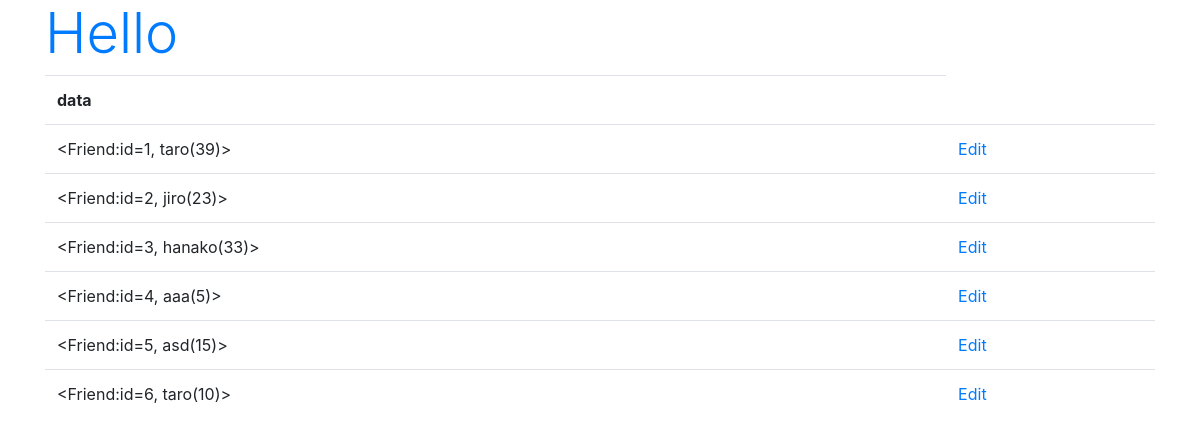
The page /hello/ on the database as committed earlier.
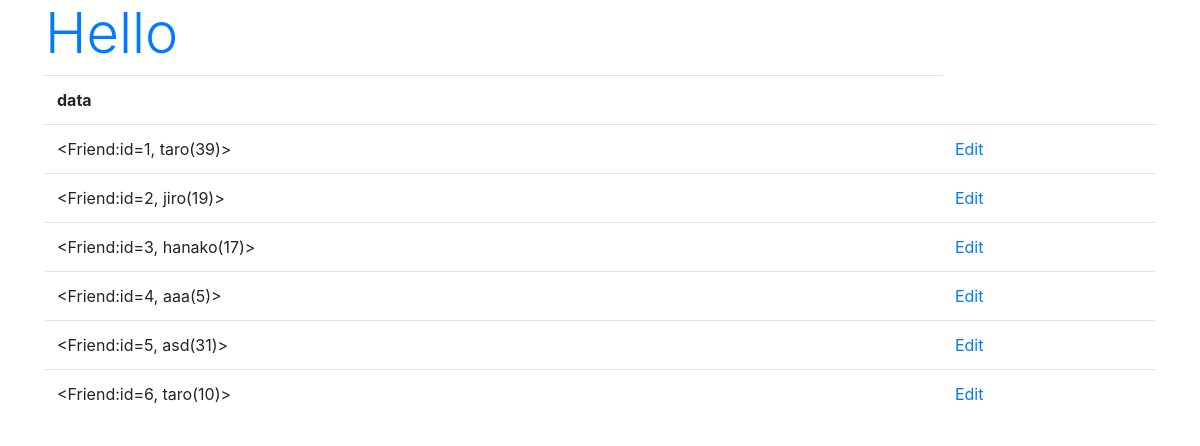
The same page on the database as committed later.
### hello/models.py (models this page shows)
class Friend(models.Model):
    name = models.CharField(max_length=100)
    mail = models.EmailField(max_length=200)
    gender = models.BooleanField()
    age = models.IntegerField(default=0)
    birthday = models.DateField()
    def __str__(self):
        return '<Friend:id=' + str(self.id) + ', ' + \
            self.name + '(' + str(self.age) + ')>'

### hello/views.py (the view)
# urls.py: path('', views.index, name='index'),
def index(request):
    data = Friend.objects.all()
    params = {
        'title':'Hello',
        'data': data,
    }
    return render(request, 'hello/index.html', params)

### hello/templates/hello/index.html (shortened to what this page needs)
{% load static %}
<!doctype html>
<html lang="ja">
<head>
    <link rel="stylesheet"
    href="https://stackpath.bootstrapcdn.com/bootstrap/4.3.1/css/bootstrap.min.css"
>
</head>
<body class="container">
    <h1 class="display-4 text-primary">
        {{title}}</h1>
    <table class="table">
        <tr>
            <th>data</th>
        </tr>
    {% for item in data %}
        <tr>
            <td>{{item}}</td>
            <td><a href="{% url 'edit' item.id %}">Edit</a></td>
        </tr>
    {% endfor %}
    </table>
</body>
</html>

Rows that differ between the two databases and show on the page:
changed Friend: id+name+age "<Friend:id=2, jiro(23)>" → "<Friend:id=2, jiro(19)>"
changed Friend: id+name+age "<Friend:id=3, hanako(33)>" → "<Friend:id=3, hanako(17)>"
changed Friend: id+name+age "<Friend:id=5, asd(15)>" → "<Friend:id=5, asd(31)>"
